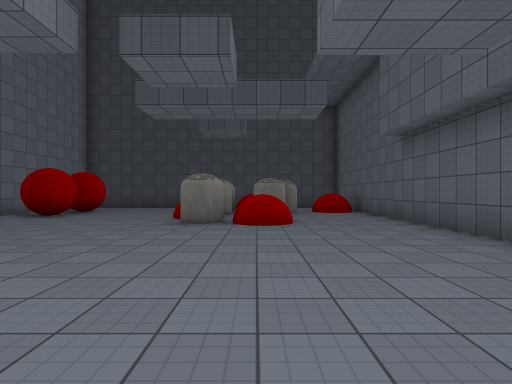
view 1 (above)

14 first-person views from a walk through a scene from a Unity 3-D project. The camera is 1.4 m above the floor, looks level and sees 80° across. The floor is counted in squares, 2 m on a side. Each view is taken from the middle of a square. On the plan, view 1 faces up. The plan holds only what a view shows up to about 10 squares ahead; the rest is blank. The place goes on beyond the plan. The player is left out. Surface patterns are stand-ins for the level's own textures.

view 2
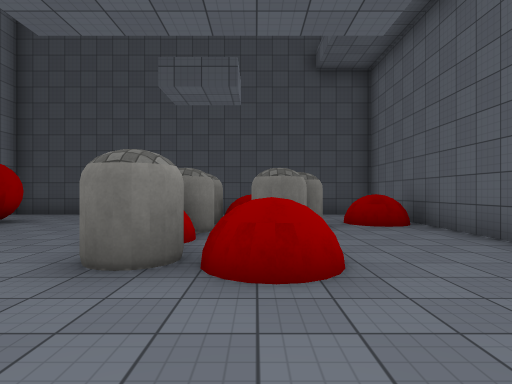

view 3
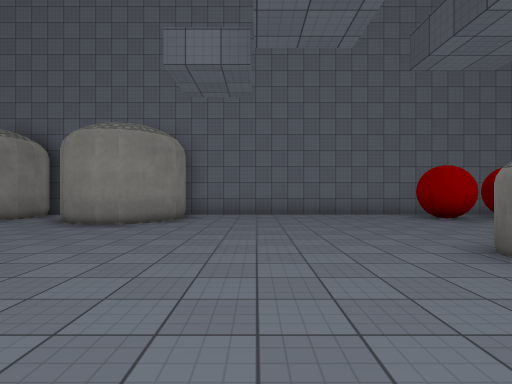

view 4
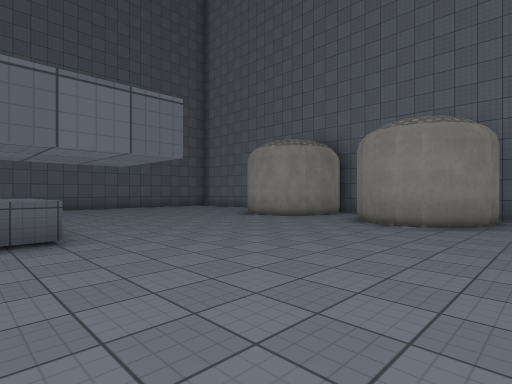

view 5
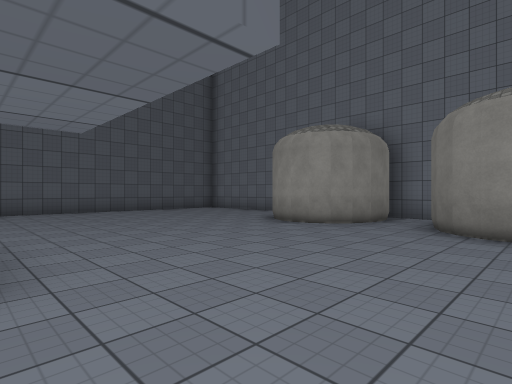

view 6
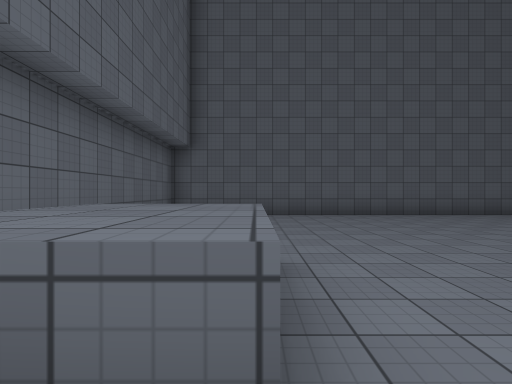

view 7
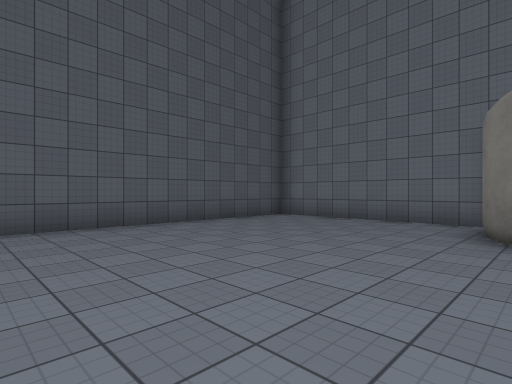

view 8
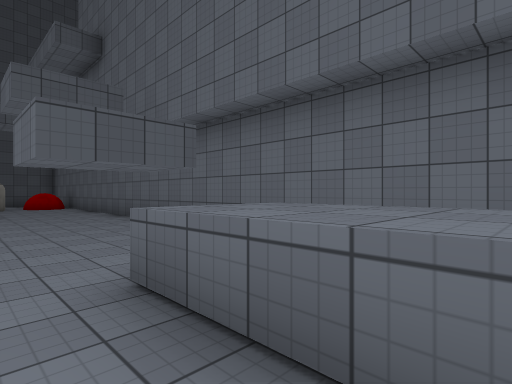

view 9
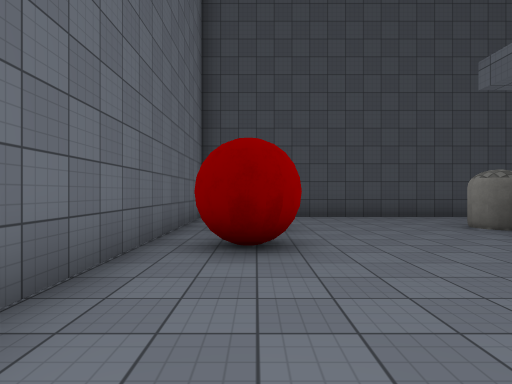

view 10
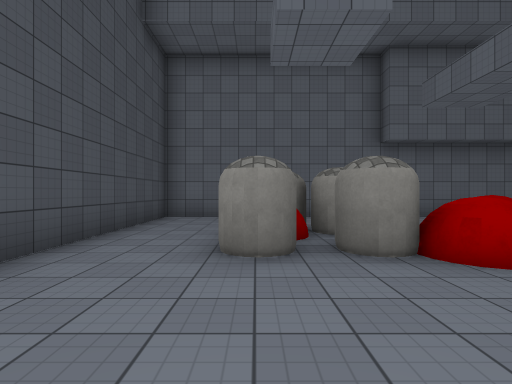

view 11
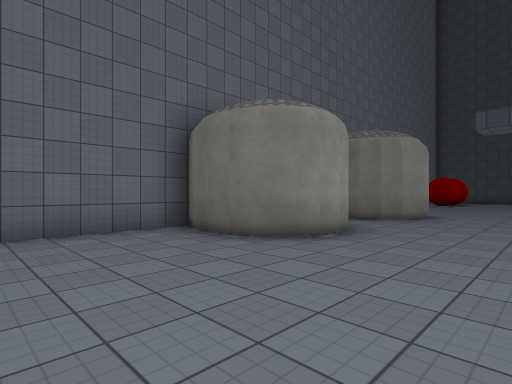

view 12
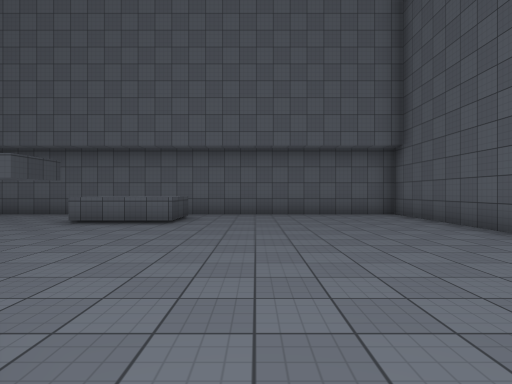

view 13
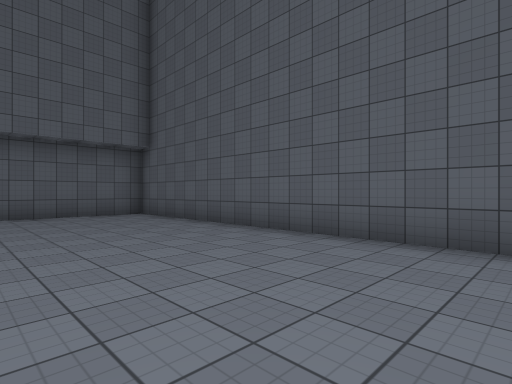

view 14
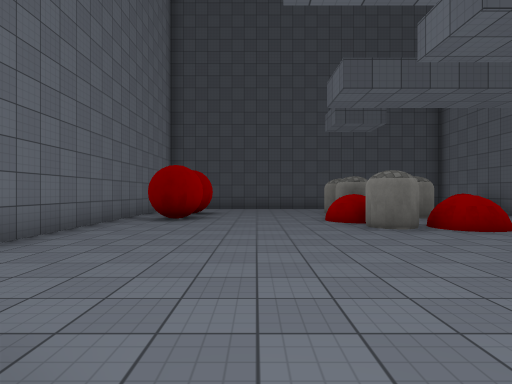

### Floor plan
Key: @ floor where view 1 was taken; # wall or solid block; . floor; = window, fence, low wall or low ledge; ^ raised ledge; O other object.
Columns run from 8 left of view 1 to 4 right of it. Each row starts with its distance up from view 1.
 14 #############
 13 #...........#
 12 #...........#
 11 #.#....O^O^^#
 10 #.#....OOO..#
  9 #.#...^#O...#
  8 #.....^^....#
  7 #......O=...#
  6 #...........#
  5 #...........#
  4 #...........#
  3 #...........#
  2 ###.........#
  1   ##........#
  0   ##....@...#
 -1   #.........#
 -2   #......^^.#
 -3 ####.....^^.#
 -4 ####.....^^.#
 -5 #...........#
 -6 #...........#
 -7 #...........#
 -8 #...........#
 -9 #...........#
-10 #...........#
-11 #############

Where each view was taken, in squares from view 1:
view 1: 0 up, 0 right, facing up
view 2: 4 up, 0 right, facing up
view 3: 4 up, 2 right, facing left
view 4: 3 up, 2 right, facing down-left
view 5: 1 up, 1 right, facing down-left
view 6: 1 down, 1 right, facing down
view 7: 4 down, 0 right, facing down-left
view 8: 4 down, 0 right, facing up-right
view 9: 5 up, 6 left, facing up
view 10: 11 up, 5 left, facing right
view 11: 8 down, 2 left, facing up-left
view 12: 6 down, 6 left, facing right
view 13: 6 down, 6 left, facing down-right
view 14: 1 up, 4 left, facing up
